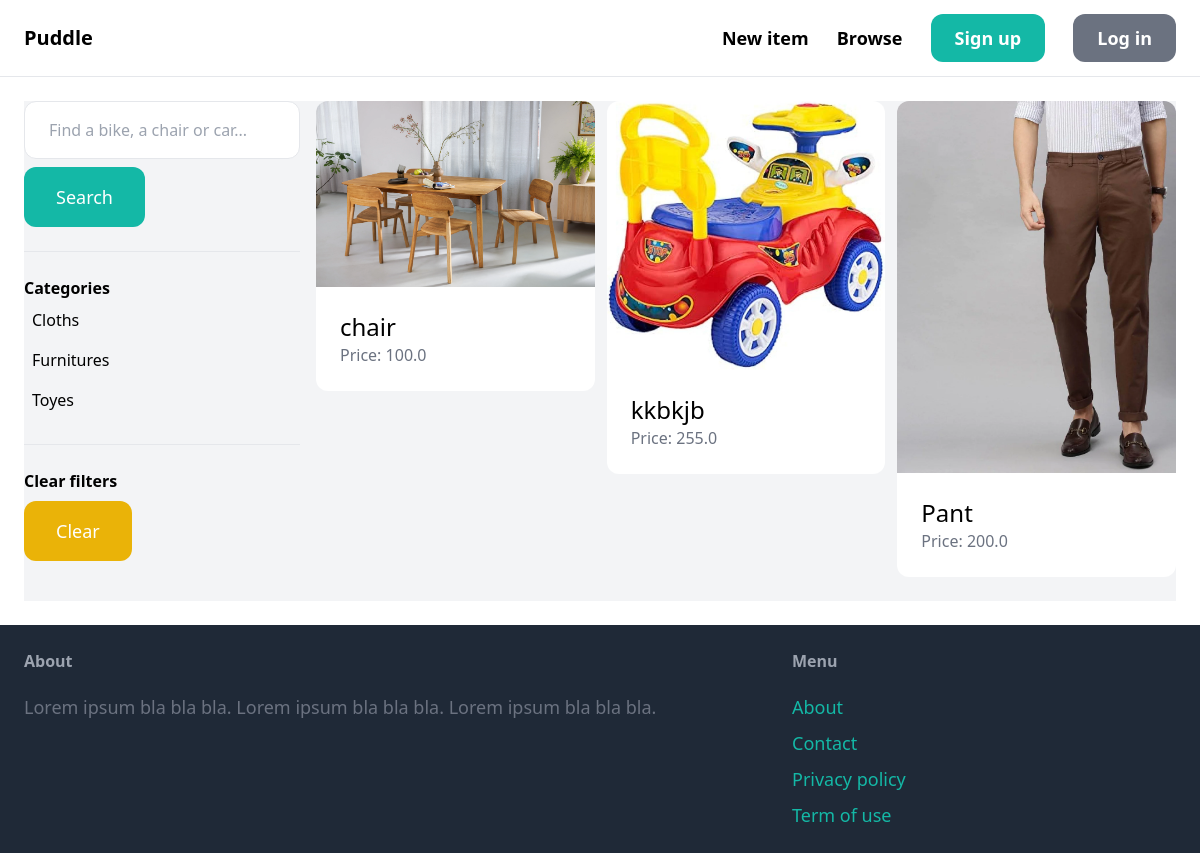
Page /items/items/ on the committed database.
### item/models.py (models this page shows, shortened)
class Category(models.Model):
    name=models.CharField(max_length=255)
    class Meta:
        ordering=('name',)
        verbose_name_plural="Categories"

class Item(models.Model):
     category=models.ForeignKey(Category,related_name='items',on_delete=models.CASCADE)
     name=models.CharField(max_length=255)
     description=models.TextField(blank=True,null=True)
     price=models.FloatField()
     image=models.ImageField(upload_to='item_images', blank=True, null=True)
     is_sold=models.BooleanField(default=False)
     stocked_by=models.ForeignKey(User,related_name='items',on_delete=models.CASCADE)
     stocked_at=models.DateField(auto_now_add=True)

### item/views.py (the view)
# urls.py: path('items/', views.items, name='items'),
def items(request):
    query = request.GET.get('query', '')
    categories = Category.objects.all()
    category_id = request.GET.get('category', 0)
    items = Item.objects.filter(is_sold=False)
    if category_id:
        items = items.filter(category_id=category_id)
    if query:
        items = items.filter(Q(name__icontains=query) | Q(description__icontains=query))
    return render(request, 'item/item.html', {
        'items': items,
        'query': query,
        'categories': categories,
    })

### item/templates/item/item.html (shortened to what this page needs)
{% extends 'core/base.html' %}
{% block content %}
<div class="pb-6 grid grid-cols-4 gap-4 bg-gray-100">
    <div class="col-span-1">
        <form method="get" action="{% url 'item:items' %}">
            <input name="query" class="w-full py-4 px-6 border rounded-xl" type="text" value="{{ query }}" placeholder="Find a bike, a chair or car...">
            <button class="mt-2 py-4 px-8 text-lg bg-teal-500 text-white rounded-xl">Search</button>
        </form>
        <hr class="my-6">
        <p class="font-semibold">Categories</p>
        <ul>
            {% for category in categories %}
                <li class="py-2 px-2 rounded-xl{% if category.id == category_id %} bg-gray-200{% endif %}">
                    <a href="{% url 'item:items' %}?query={{ query }}&category={{ category.id }}">{{ category.name }}</a>
                </li>
            {% endfor %}
        </ul>
        <hr class="my-6">
        <p class="font-semibold">Clear filters</p>
        <ul>
            <li><a href="{% url 'item:items' %}" class="mt-2 py-4 px-8 inline-block bg-yellow-500 text-lg rounded-xl text-white">Clear</a>
    </div>
    <div class="col-span-3">
        <div class="grid grid-cols-3 gap-3">
            {% for item in items %}
                <div>
                    <a href="{% url 'item:detail' item.id %}">
                        <div>
                            <img src="{{ item.image.url }}" class="rounded-t-xl">
                        </div>
                        <div class="p-6 bg-white rounded-b-xl">
                            <h2 class="text-2xl">{{ item.name }}</h2>
                            <p class="text-gray-500">Price: {{ item.price }}</p>
                        </div>
                    </a>
                </div>
            {% endfor %}
        </div>
    </div>
</div>
{% endblock %}

### rows in the picture
Category: name "Cloths"
Category: name "Furnitures"
Category: name "Toyes"
Item: image (picture), name "chair", price "100.0"
Item: image (picture), name "kkbkjb", price "255.0"
Item: image (picture), name "Pant", price "200.0"
